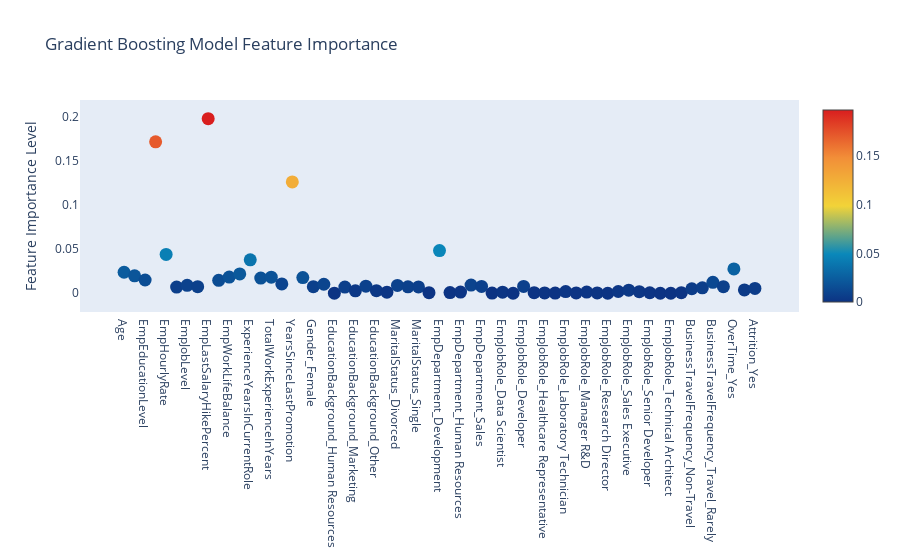

The cell this chart's notebook holds for it:
### Markdown cell above
## Feature Ranking via the Gradient Boosting Model
---
Much like the Random Forest, we can invoke the featureimportances attribute of the gradient boosting model and dump it in an interactive Plotly chart

### Code cell
# Scatter plot 
trace = go.Scatter(
    y = gb.feature_importances_,
    x = original_final.columns.values,
    mode='markers',
    marker=dict(
        sizemode = 'diameter',
        sizeref = 1,
        size = 13,
        #size= rf.feature_importances_,
        #color = np.random.randn(500), #set color equal to a variable
        color = gb.feature_importances_,
        colorscale='Portland',
        showscale=True
    ),
    text = original_final.columns.values
)
data = [trace]

layout= go.Layout(
    autosize= True,
    title= 'Gradient Boosting Model Feature Importance',
    hovermode= 'closest',
     xaxis= dict(
         ticklen= 5,
         showgrid=False,
        zeroline=False,
        showline=False
     ),
    yaxis=dict(
        title= 'Feature Importance Level',
        showgrid=False,
        zeroline=False,
        ticklen= 5,
        gridwidth= 2
    ),
    showlegend= False
)
fig = go.Figure(data=data, layout=layout)
py.iplot(fig,filename='scatter')

### Figure 1 — Plotly figure (JSON) as saved in the notebook; plotly's stock layout.template omitted (floating-point values rounded to 4 significant figures)
{"data": [{"marker": {"color": [0.02381, 0.01977, 0.01499, 0.1713, 0.04397, 0.007062, 0.008968, 0.007487, 0.1974, 0.01464, 0.01828, 0.02194, 0.03778, 0.01724, 0.01817, 0.01057, 0.126, 0.01779, 0.007507, 0.01023, 0.0001284, 0.00698, 0.002723, 0.00805, 0.002979, 0.001294, 0.00888, 0.007332, 0.007177, 0.0007288, 0.0483, 0.0007895, 0.001416, 0.00927, 0.007726, 0.0002116, 0.001221, 2.741e-06, 0.007749, 0.0006816, 0.0004088, 0.0002314, 0.00193, 0.000453, 0.001401, 0.0003914, 2.847e-05, 0.002006, 0.003548, 0.001846, 0.0005811, 2.795e-05, 1.463e-05, 0.0007292, 0.005107, 0.006131, 0.01236, 0.007432, 0.02753, 0.003794, 0.005475], "colorscale": [[0, "rgb(12,51,131)"], [0.25, "rgb(10,136,186)"], [0.5, "rgb(242,211,56)"], [0.75, "rgb(242,143,56)"], [1, "rgb(217,30,30)"]], "showscale": true, "size": 13, "sizemode": "diameter", "sizeref": 1}, "mode": "markers", "text": ["Age", "DistanceFromHome", "EmpEducationLevel", "EmpEnvironmentSatisfaction", "EmpHourlyRate", "EmpJobInvolvement", "EmpJobLevel", "EmpJobSatisfaction", "EmpLastSalaryHikePercent", "EmpRelationshipSatisfaction", "EmpWorkLifeBalance", "ExperienceYearsAtThisCompany", "ExperienceYearsInCurrentRole", "NumCompaniesWorked", "TotalWorkExperienceInYears", "TrainingTimesLastYear", "YearsSinceLastPromotion", "YearsWithCurrManager", "Gender_Female", "Gender_Male", "EducationBackground_Human Resources", "EducationBackground_Life Sciences", "EducationBackground_Marketing", "EducationBackground_Medical", "EducationBackground_Other", "EducationBackground_Technical Degree", "MaritalStatus_Divorced", "MaritalStatus_Married", "MaritalStatus_Single", "EmpDepartment_Data Science", "EmpDepartment_Development", "EmpDepartment_Finance", "EmpDepartment_Human Resources", "EmpDepartment_Research & Development", "EmpDepartment_Sales", "EmpJobRole_Business Analyst", "EmpJobRole_Data Scientist", "EmpJobRole_Delivery Manager", "EmpJobRole_Developer", "EmpJobRole_Finance Manager", "EmpJobRole_Healthcare Representative", "EmpJobRole_Human Resources", "EmpJobRole_Laboratory Technician", "EmpJobRole_Manager", "EmpJobRole_Manager R&D", "EmpJobRole_Manufacturing Director", "EmpJobRole_Research Director", "EmpJobRole_Research Scientist", "EmpJobRole_Sales Executive", "EmpJobRole_Sales Representative", "EmpJobRole_Senior Developer", "EmpJobRole_Senior Manager R&D", "EmpJobRole_Technical Architect", "EmpJobRole_Technical Lead", "BusinessTravelFrequency_Non-Travel", "BusinessTravelFrequency_Travel_Frequently", "BusinessTravelFrequency_Travel_Rarely", "OverTime_No", "OverTime_Yes", "Attrition_No", "Attrition_Yes"], "type": "scatter", "x": ["Age", "DistanceFromHome", "EmpEducationLevel", "EmpEnvironmentSatisfaction", "EmpHourlyRate", "EmpJobInvolvement", "EmpJobLevel", "EmpJobSatisfaction", "EmpLastSalaryHikePercent", "EmpRelationshipSatisfaction", "EmpWorkLifeBalance", "ExperienceYearsAtThisCompany", "ExperienceYearsInCurrentRole", "NumCompaniesWorked", "TotalWorkExperienceInYears", "TrainingTimesLastYear", "YearsSinceLastPromotion", "YearsWithCurrManager", "Gender_Female", "Gender_Male", "EducationBackground_Human Resources", "EducationBackground_Life Sciences", "EducationBackground_Marketing", "EducationBackground_Medical", "EducationBackground_Other", "EducationBackground_Technical Degree", "MaritalStatus_Divorced", "MaritalStatus_Married", "MaritalStatus_Single", "EmpDepartment_Data Science", "EmpDepartment_Development", "EmpDepartment_Finance", "EmpDepartment_Human Resources", "EmpDepartment_Research & Development", "EmpDepartment_Sales", "EmpJobRole_Business Analyst", "EmpJobRole_Data Scientist", "EmpJobRole_Delivery Manager", "EmpJobRole_Developer", "EmpJobRole_Finance Manager", "EmpJobRole_Healthcare Representative", "EmpJobRole_Human Resources", "EmpJobRole_Laboratory Technician", "EmpJobRole_Manager", "EmpJobRole_Manager R&D", "EmpJobRole_Manufacturing Director", "EmpJobRole_Research Director", "EmpJobRole_Research Scientist", "EmpJobRole_Sales Executive", "EmpJobRole_Sales Representative", "EmpJobRole_Senior Developer", "EmpJobRole_Senior Manager R&D", "EmpJobRole_Technical Architect", "EmpJobRole_Technical Lead", "BusinessTravelFrequency_Non-Travel", "BusinessTravelFrequency_Travel_Frequently", "BusinessTravelFrequency_Travel_Rarely", "OverTime_No", "OverTime_Yes", "Attrition_No", "Attrition_Yes"], "y": [0.02381, 0.01977, 0.01499, 0.1713, 0.04397, 0.007062, 0.008968, 0.007487, 0.1974, 0.01464, 0.01828, 0.02194, 0.03778, 0.01724, 0.01817, 0.01057, 0.126, 0.01779, 0.007507, 0.01023, 0.0001284, 0.00698, 0.002723, 0.00805, 0.002979, 0.001294, 0.00888, 0.007332, 0.007177, 0.0007288, 0.0483, 0.0007895, 0.001416, 0.00927, 0.007726, 0.0002116, 0.001221, 2.741e-06, 0.007749, 0.0006816, 0.0004088, 0.0002314, 0.00193, 0.000453, 0.001401, 0.0003914, 2.847e-05, 0.002006, 0.003548, 0.001846, 0.0005811, 2.795e-05, 1.463e-05, 0.0007292, 0.005107, 0.006131, 0.01236, 0.007432, 0.02753, 0.003794, 0.005475]}], "layout": {"autosize": true, "hovermode": "closest", "showlegend": false, "title": {"text": "Gradient Boosting Model Feature Importance"}, "xaxis": {"showgrid": false, "showline": false, "ticklen": 5, "zeroline": false}, "yaxis": {"gridwidth": 2, "showgrid": false, "ticklen": 5, "title": {"text": "Feature Importance Level"}, "zeroline": false}}}
